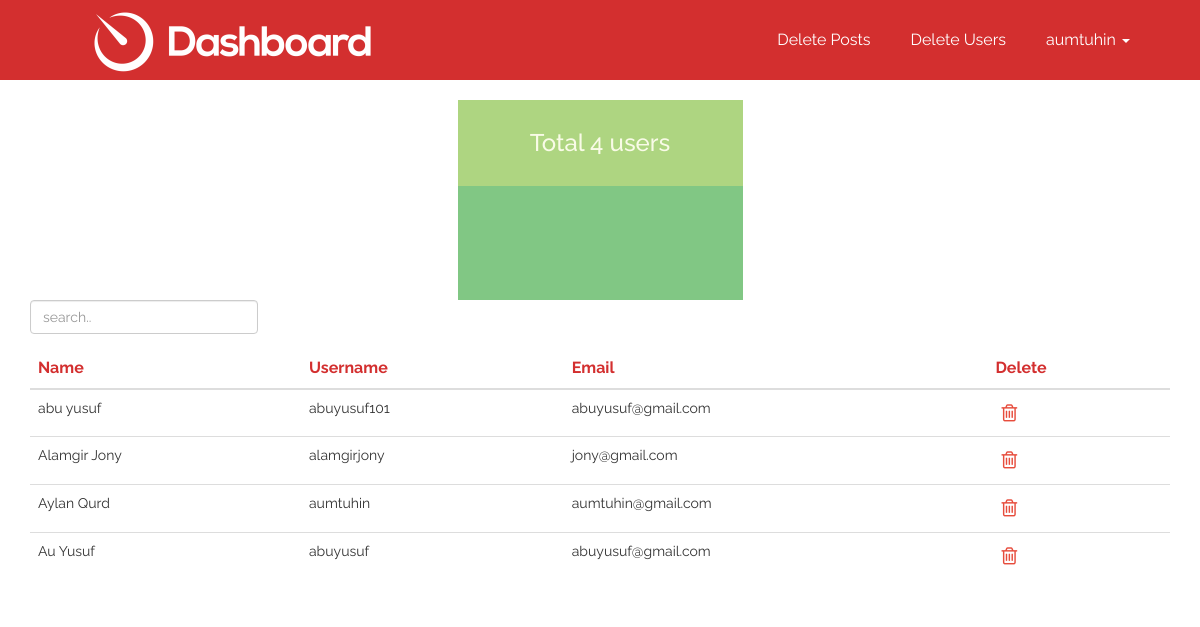
/admin/adminhome.php (signed in), run on the app's committed database.
### tables this page shows
CREATE TABLE `user` (
  `userid` int(11) NOT NULL,
  `name` varchar(50) NOT NULL,
  `username` varchar(50) NOT NULL,
  `email` varchar(50) NOT NULL,
  `password` varchar(50) NOT NULL,
  `image` varchar(200) DEFAULT NULL,
  `institution` varchar(80) DEFAULT NULL
);

### admin/adminhome.php (the view, shortened to what this page needs)
<?php
   $conn = dbcon();
   include 'adminheader.php';
 ?>
<?php
  $query = "SELECT * FROM user";
  $result = mysqli_query($conn,$query);
  $num_of_user = mysqli_num_rows($result);
?>
<section id="total">
  <div class="container">
    <div class="total-users text-center">
      <h3>Total <?php echo $num_of_user; ?> users</h3>
    </div>
    <div class="form-group">
      <form class="" action="" method="post">
        <input class="form-control" type="text" name="searchuser" placeholder="search..">
      </form>
    </div>
    <div class="user-table">
      <table class="table">
        <thead>
          <tr>
            <th>Name</th>
            <th>Username</th>
            <th>Email</th>
            <th>Delete</th>
          </tr>
        </thead>
        <tbody>
          <?php
            if (isset($_POST['searchuser'])) {
              $search_user = $_POST['searchuser'];
              $query = "SELECT * FROM user WHERE name LIKE'%$search_user%' OR username LIKE'%$search_user%' OR email LIKE'%$search_user%' LIMIT 0,8";
              $result = mysqli_query($conn,$query);
              $num_of_result = mysqli_num_rows($result);
            }
            else {
              $query = "SELECT * FROM user LIMIT 0,8";
              $result = mysqli_query($conn,$query);
            }
              while ($row = mysqli_fetch_array($result)) {
           ?>
          <tr>
            <td><?php echo $row['name']; ?></td>
            <td ><?php echo $row['username']; ?></td>
            <td><?php echo $row['email']; ?></td>
            <td><a href="adminhome.php?userid=<?php echo $row['userid']?>"><button class="btn-delete" data-toggle="confirmation"><i class="fa fa-trash-o" aria-hidden="true"></i></button></a></td>
          </tr>
          <?php } ?>
        </tbody>
      </table>
    </div>
  </div>
</section>
<?php include 'adminfooter.php'; ?>

### css/style.css (style rules this page uses)
body { font-family: 'Raleway', sans-serif; padding: 0; margin: 0; }

### admin/css/adstyle.css (style rules this page uses)
.total-users { height: 200px; width: 500px; background: #81C784; }

### admin/adminhome.php (style rules this page uses)
.total-users { width: 25%; margin: 0 auto; }
.total-users h3 { padding: 30px; background: #AED581; color: #F9FBE7; }
.btn-delete { background: transparent; outline: none; border: none; color: #e74c3c; font-size: 20px; transition: .3s; }
.form-control { width: 20%; }
thead tr th { color: #D32F2F; font-size: 16px; }

### data on the page
user: name "abu yusuf", username "abuyusuf101", email "abuyusuf@gmail.com"
user: name "Alamgir Jony", username "alamgirjony", email "jony@gmail.com"
user: name "Aylan Qurd", username "aumtuhin", email "aumtuhin@gmail.com"
user: name "Au Yusuf", username "abuyusuf", email "abuyusuf@gmail.com"

### other printed values
$_SESSION['adusername'] "aumtuhin"
$num_of_user "4"
